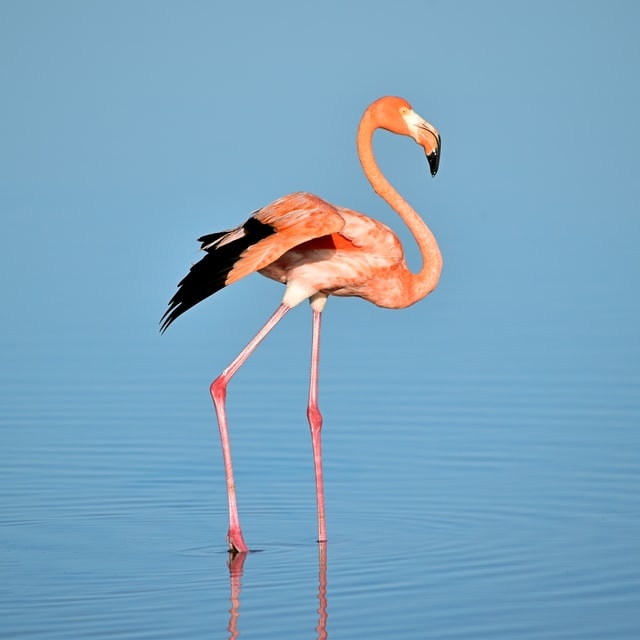
#> input picture images/flemingo.jpg, 640 x 640 px
$ python 2_convert_color.py
#> lines starting #> are read from the running program, lines starting #| are printed output that depends on the picture
import numpy as np
import cv2

img = cv2.imread('./images/flemingo.jpg') # bgr
#> img is the input picture: shape (640, 640, 3); mean B, G, R 191.3, 164.6, 123.7

img

img.shape

b,g,r = cv2.split(img)
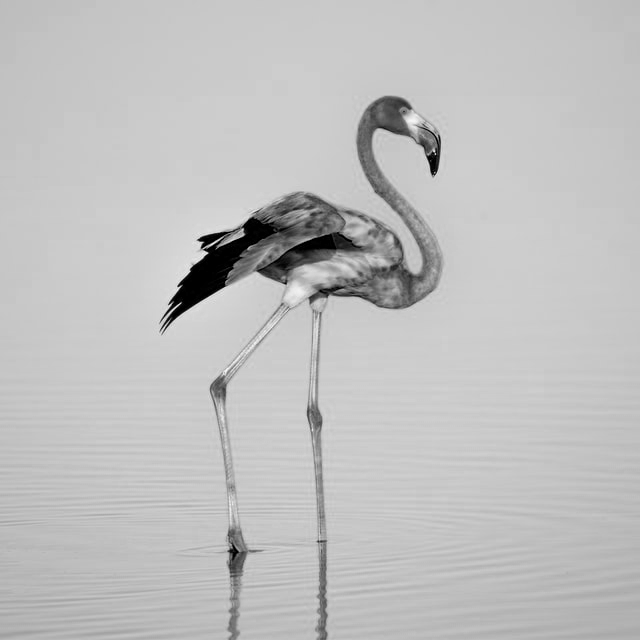
#> b: shape (640, 640); min 0, max 248, mean 191.3
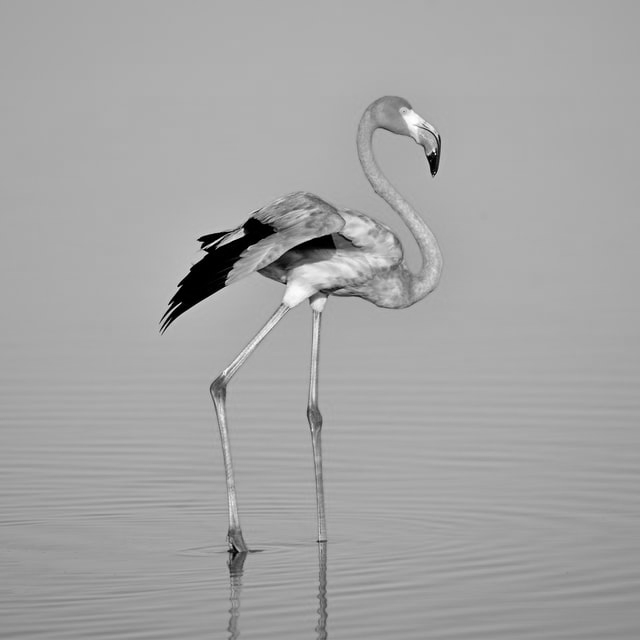
#> g: shape (640, 640); min 0, max 255, mean 164.6
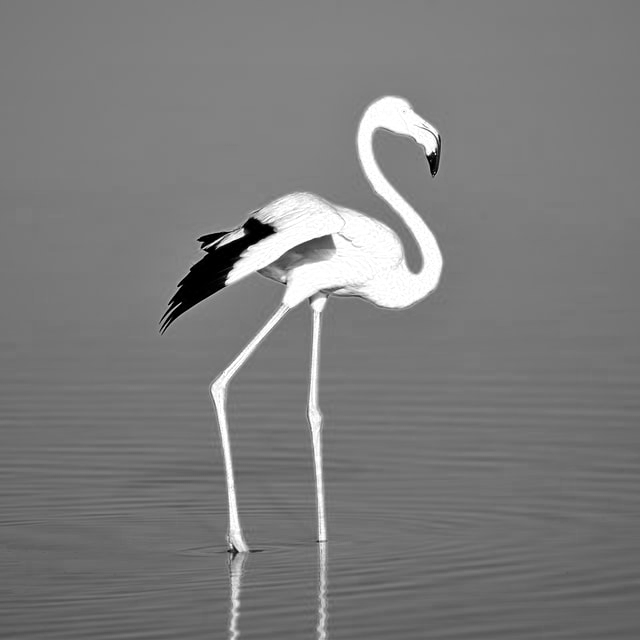
#> r: shape (640, 640); min 0, max 255, mean 123.7

b

cv2.imshow('color',img)
cv2.imshow('blue',b)
cv2.imshow('red',r)
cv2.imshow('green',g)
cv2.waitKey(0)
cv2.destroyAllWindows()

# Color Converter


img_rgb = cv2.cvtColor(img,cv2.COLOR_BGR2RGB)

# grayscale
gray = cv2.cvtColor(img,cv2.COLOR_BGR2GRAY)
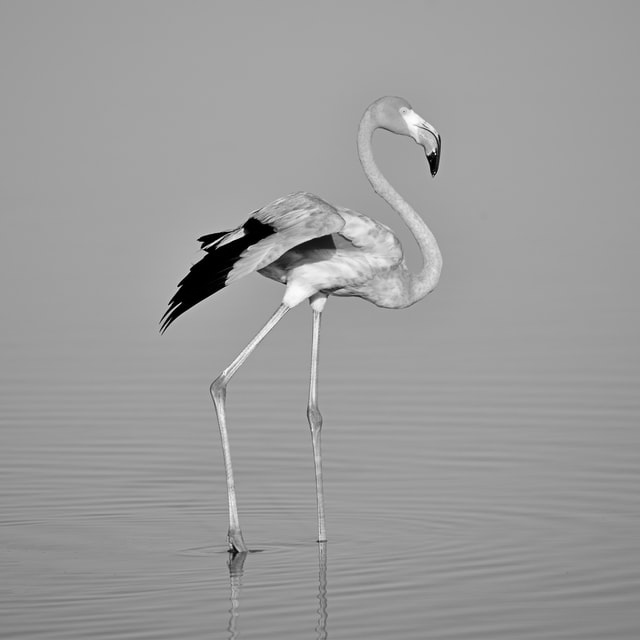
#> gray: shape (640, 640); min 0, max 254, mean 155.5

cv2.imshow('color_bgr',img)
cv2.imshow('color_rgb',img_rgb)
cv2.imshow('gray',gray)
cv2.waitKey(0)
cv2.destroyAllWindows()

cv2.imwrite('GRAY.png',gray)
